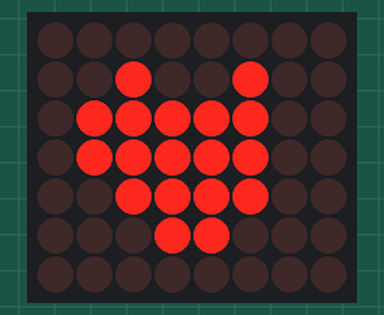
This sketch was run on a simulated Arduino Uno, built with avr-gcc and run on an emulated ATmega328P. Parts: 8×7 LED matrix. Wiring (inferred from the names in the program): LED matrix (orientation assumed): rows pin 12, pin 13, pin 11, A2, A0, A3, A1; columns pin 7, pin 2, pin 3, pin 9, pin 4, pin 8, pin 6, pin 5.

Above: at 1.1 s.
At 27.04 s:
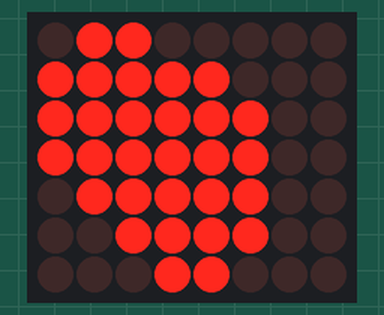
At 38.23 s:
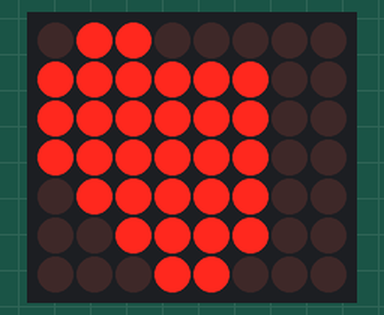

The sketch:

5-MatrixAnimation.ino
```cpp
int ROWS[] = {10, 12, 13, 11, A2, A0, A3, A1};
int COLUMNS[] = {7, 2, 3, 9, 4, 8, 6, 5};

float dTime = 1/8;
float animationTimeInMs = 1000;

  byte smallHeart[] =
  {
  0,
  0b01100110,
  0xFF,
  0xFF,
  0xFF,
  0b01111110,
  0b00111100,
  0b00011000
  };

  byte bigHeart[] =
  {
  0,
  0,
  0b00100100,
  0b01111110,
  0b01111110,
  0b00111100,
  0b00011000,
  0
  };

void setup()
{
  for (int i = 0; i < 8; i++)
  {
    pinMode(ROWS[i], OUTPUT);
    pinMode(COLUMNS[i], OUTPUT);
  }
}

void loop()
{
  unsigned long stop = millis();
  while(millis()-stop<animationTimeInMs)
   Draw(smallHeart);

  stop = millis();
  while(millis()-stop<animationTimeInMs)
    Draw(bigHeart);
}

void Draw(byte picture[])
{
  for(int i = 0; i < 8; i++)
  {
    DrawRow(i, picture[i]);
    delay(dTime);
  }
}

void DrawRow(int row, byte columnLEDs)
{
  for(int i = 0; i < 8; i++)
  {
    digitalWrite(ROWS[i], HIGH);
    digitalWrite(COLUMNS[i], LOW);
  }

  if (columnLEDs != 0)
    digitalWrite(ROWS[row], LOW);
  else
    return;

  for(int i = 0; i < 8; i++)
  {
    int value = (columnLEDs & (1 << i)) ? 1 : 0;
    Serial.print(value);
    digitalWrite(COLUMNS[i], value);
  }
}
```

Measured:
- what the display in image 0 shows lasts 1.0 s, from 1.1 s to 2.1 s
